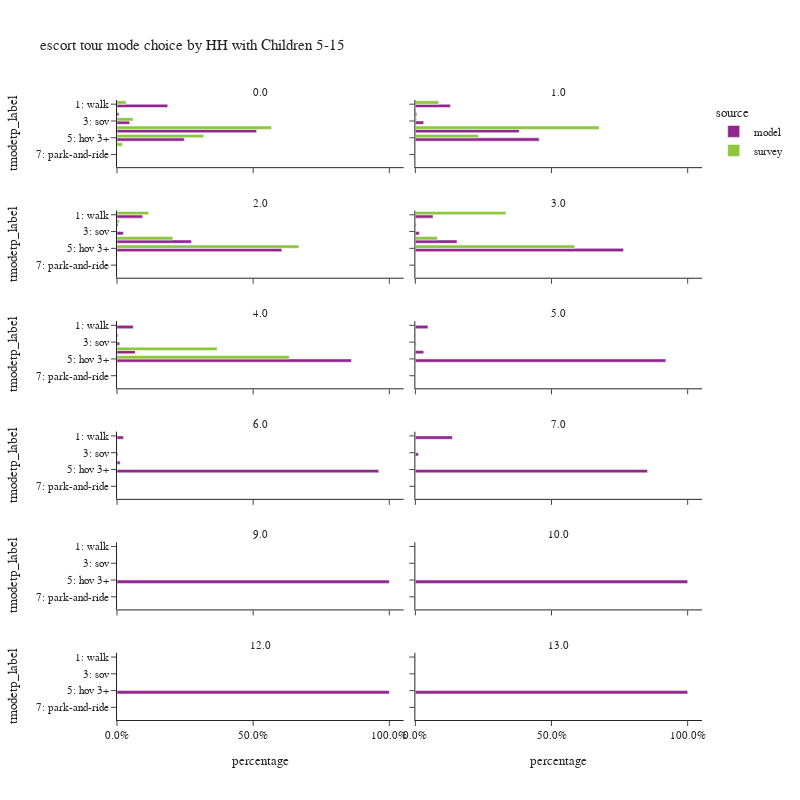

Notebook cell for this chart:
### Code cell
plot_mode_choice(es_tour,
                 "hh515",
                 {
                  "tmodetp_label":["1: walk","2: bike","3: sov","4: hov 2","5: hov 3+","6: walk to transit",
                                   "7: park-and-ride","8: school bus","9: other–survey only"]},
                 "HH with Children 5-15",2,800)

### Figure 1 — Plotly figure (JSON) as saved in the notebook; plotly's stock layout.template omitted (floating-point values rounded to 4 significant figures)
{"data": [{"alignmentgroup": "True", "customdata": [[75860], [2846], [18961], [208991], [100836]], "hovertemplate": "source=model<br>hh515=0.0<br>percentage=%{x}<br>tmodetp_label=%{y}<br>sample count=%{customdata[0]}<extra></extra>", "legendgroup": "model", "marker": {"color": "#91268F", "pattern": {"shape": ""}}, "name": "model", "offsetgroup": "model", "orientation": "h", "showlegend": true, "textposition": "auto", "type": "bar", "x": [0.1862, 0.006984, 0.04653, 0.5129, 0.2475], "xaxis": "x11", "y": ["1: walk", "2: bike", "3: sov", "4: hov 2", "5: hov 3+"], "yaxis": "y11"}, {"alignmentgroup": "True", "customdata": [[28338], [1130], [6768], [84270], [100398]], "hovertemplate": "source=model<br>hh515=1.0<br>percentage=%{x}<br>tmodetp_label=%{y}<br>sample count=%{customdata[0]}<extra></extra>", "legendgroup": "model", "marker": {"color": "#91268F", "pattern": {"shape": ""}}, "name": "model", "offsetgroup": "model", "orientation": "h", "showlegend": false, "textposition": "auto", "type": "bar", "x": [0.1283, 0.005115, 0.03064, 0.3815, 0.4545], "xaxis": "x12", "y": ["1: walk", "2: bike", "3: sov", "4: hov 2", "5: hov 3+"], "yaxis": "y12"}, {"alignmentgroup": "True", "customdata": [[13056], [524], [3272], [37931], [84075]], "hovertemplate": "source=model<br>hh515=2.0<br>percentage=%{x}<br>tmodetp_label=%{y}<br>sample count=%{customdata[0]}<extra></extra>", "legendgroup": "model", "marker": {"color": "#91268F", "pattern": {"shape": ""}}, "name": "model", "offsetgroup": "model", "orientation": "h", "showlegend": false, "textposition": "auto", "type": "bar", "x": [0.09402, 0.003774, 0.02356, 0.2732, 0.6055], "xaxis": "x9", "y": ["1: walk", "2: bike", "3: sov", "4: hov 2", "5: hov 3+"], "yaxis": "y9"}, {"alignmentgroup": "True", "customdata": [[2350], [98], [538], [5521], [27603]], "hovertemplate": "source=model<br>hh515=3.0<br>percentage=%{x}<br>tmodetp_label=%{y}<br>sample count=%{customdata[0]}<extra></extra>", "legendgroup": "model", "marker": {"color": "#91268F", "pattern": {"shape": ""}}, "name": "model", "offsetgroup": "model", "orientation": "h", "showlegend": false, "textposition": "auto", "type": "bar", "x": [0.06508, 0.002714, 0.0149, 0.1529, 0.7644], "xaxis": "x10", "y": ["1: walk", "2: bike", "3: sov", "4: hov 2", "5: hov 3+"], "yaxis": "y10"}, {"alignmentgroup": "True", "customdata": [[587], [31], [97], [659], [8490]], "hovertemplate": "source=model<br>hh515=4.0<br>percentage=%{x}<br>tmodetp_label=%{y}<br>sample count=%{customdata[0]}<extra></extra>", "legendgroup": "model", "marker": {"color": "#91268F", "pattern": {"shape": ""}}, "name": "model", "offsetgroup": "model", "orientation": "h", "showlegend": false, "textposition": "auto", "type": "bar", "x": [0.05951, 0.003143, 0.009834, 0.06681, 0.8607], "xaxis": "x7", "y": ["1: walk", "2: bike", "3: sov", "4: hov 2", "5: hov 3+"], "yaxis": "y7"}, {"alignmentgroup": "True", "customdata": [[113], [1], [7], [75], [2245]], "hovertemplate": "source=model<br>hh515=5.0<br>percentage=%{x}<br>tmodetp_label=%{y}<br>sample count=%{customdata[0]}<extra></extra>", "legendgroup": "model", "marker": {"color": "#91268F", "pattern": {"shape": ""}}, "name": "model", "offsetgroup": "model", "orientation": "h", "showlegend": false, "textposition": "auto", "type": "bar", "x": [0.04629, 0.0004097, 0.002868, 0.03073, 0.9197], "xaxis": "x8", "y": ["1: walk", "2: bike", "3: sov", "4: hov 2", "5: hov 3+"], "yaxis": "y8"}, {"alignmentgroup": "True", "customdata": [[49], [7], [23], [1960]], "hovertemplate": "source=model<br>hh515=6.0<br>percentage=%{x}<br>tmodetp_label=%{y}<br>sample count=%{customdata[0]}<extra></extra>", "legendgroup": "model", "marker": {"color": "#91268F", "pattern": {"shape": ""}}, "name": "model", "offsetgroup": "model", "orientation": "h", "showlegend": false, "textposition": "auto", "type": "bar", "x": [0.02403, 0.003433, 0.01128, 0.9613], "xaxis": "x5", "y": ["1: walk", "3: sov", "4: hov 2", "5: hov 3+"], "yaxis": "y5"}, {"alignmentgroup": "True", "customdata": [[12], [1], [75]], "hovertemplate": "source=model<br>hh515=7.0<br>percentage=%{x}<br>tmodetp_label=%{y}<br>sample count=%{customdata[0]}<extra></extra>", "legendgroup": "model", "marker": {"color": "#91268F", "pattern": {"shape": ""}}, "name": "model", "offsetgroup": "model", "orientation": "h", "showlegend": false, "textposition": "auto", "type": "bar", "x": [0.1364, 0.01136, 0.8523], "xaxis": "x6", "y": ["1: walk", "3: sov", "5: hov 3+"], "yaxis": "y6"}, {"alignmentgroup": "True", "customdata": [[2]], "hovertemplate": "source=model<br>hh515=9.0<br>percentage=%{x}<br>tmodetp_label=%{y}<br>sample count=%{customdata[0]}<extra></extra>", "legendgroup": "model", "marker": {"color": "#91268F", "pattern": {"shape": ""}}, "name": "model", "offsetgroup": "model", "orientation": "h", "showlegend": false, "textposition": "auto", "type": "bar", "x": [1.0], "xaxis": "x3", "y": ["5: hov 3+"], "yaxis": "y3"}, {"alignmentgroup": "True", "customdata": [[3]], "hovertemplate": "source=model<br>hh515=10.0<br>percentage=%{x}<br>tmodetp_label=%{y}<br>sample count=%{customdata[0]}<extra></extra>", "legendgroup": "model", "marker": {"color": "#91268F", "pattern": {"shape": ""}}, "name": "model", "offsetgroup": "model", "orientation": "h", "showlegend": false, "textposition": "auto", "type": "bar", "x": [1.0], "xaxis": "x4", "y": ["5: hov 3+"], "yaxis": "y4"}, {"alignmentgroup": "True", "customdata": [[9]], "hovertemplate": "source=model<br>hh515=12.0<br>percentage=%{x}<br>tmodetp_label=%{y}<br>sample count=%{customdata[0]}<extra></extra>", "legendgroup": "model", "marker": {"color": "#91268F", "pattern": {"shape": ""}}, "name": "model", "offsetgroup": "model", "orientation": "h", "showlegend": false, "textposition": "auto", "type": "bar", "x": [1.0], "xaxis": "x", "y": ["5: hov 3+"], "yaxis": "y"}, {"alignmentgroup": "True", "customdata": [[9]], "hovertemplate": "source=model<br>hh515=13.0<br>percentage=%{x}<br>tmodetp_label=%{y}<br>sample count=%{customdata[0]}<extra></extra>", "legendgroup": "model", "marker": {"color": "#91268F", "pattern": {"shape": ""}}, "name": "model", "offsetgroup": "model", "orientation": "h", "showlegend": false, "textposition": "auto", "type": "bar", "x": [1.0], "xaxis": "x2", "y": ["5: hov 3+"], "yaxis": "y2"}, {"alignmentgroup": "True", "customdata": [[19], [6], [27], [163], [59], [6]], "hovertemplate": "source=survey<br>hh515=0.0<br>percentage=%{x}<br>tmodetp_label=%{y}<br>sample count=%{customdata[0]}<extra></extra>", "legendgroup": "survey", "marker": {"color": "#8CC63E", "pattern": {"shape": ""}}, "name": "survey", "offsetgroup": "survey", "orientation": "h", "showlegend": true, "textposition": "auto", "type": "bar", "x": [0.03323, 0.00129, 0.05902, 0.5677, 0.3183, 0.02044], "xaxis": "x11", "y": ["1: walk", "2: bike", "3: sov", "4: hov 2", "5: hov 3+", "6: walk to transit"], "yaxis": "y11"}, {"alignmentgroup": "True", "customdata": [[33], [3], [2], [74], [48], [1], [1]], "hovertemplate": "source=survey<br>hh515=1.0<br>percentage=%{x}<br>tmodetp_label=%{y}<br>sample count=%{customdata[0]}<extra></extra>", "legendgroup": "survey", "marker": {"color": "#8CC63E", "pattern": {"shape": ""}}, "name": "survey", "offsetgroup": "survey", "orientation": "h", "showlegend": false, "textposition": "auto", "type": "bar", "x": [0.08589, 0.002055, 0.004699, 0.6751, 0.2316, 0.0003107, 0.0002572], "xaxis": "x12", "y": ["1: walk", "2: bike", "3: sov", "4: hov 2", "5: hov 3+", "6: walk to transit", "8: school bus"], "yaxis": "y12"}, {"alignmentgroup": "True", "customdata": [[25], [2], [44], [95], [3], [1]], "hovertemplate": "source=survey<br>hh515=2.0<br>percentage=%{x}<br>tmodetp_label=%{y}<br>sample count=%{customdata[0]}<extra></extra>", "legendgroup": "survey", "marker": {"color": "#8CC63E", "pattern": {"shape": ""}}, "name": "survey", "offsetgroup": "survey", "orientation": "h", "showlegend": false, "textposition": "auto", "type": "bar", "x": [0.1159, 0.008285, 0.2048, 0.6677, 0.001999, 0.001354], "xaxis": "x9", "y": ["1: walk", "2: bike", "4: hov 2", "5: hov 3+", "6: walk to transit", "8: school bus"], "yaxis": "y9"}, {"alignmentgroup": "True", "customdata": [[3], [4], [17], [1]], "hovertemplate": "source=survey<br>hh515=3.0<br>percentage=%{x}<br>tmodetp_label=%{y}<br>sample count=%{customdata[0]}<extra></extra>", "legendgroup": "survey", "marker": {"color": "#8CC63E", "pattern": {"shape": ""}}, "name": "survey", "offsetgroup": "survey", "orientation": "h", "showlegend": false, "textposition": "auto", "type": "bar", "x": [0.3327, 0.08106, 0.5852, 0.00108], "xaxis": "x10", "y": ["1: walk", "4: hov 2", "5: hov 3+", "8: school bus"], "yaxis": "y10"}, {"alignmentgroup": "True", "customdata": [[4], [10]], "hovertemplate": "source=survey<br>hh515=4.0<br>percentage=%{x}<br>tmodetp_label=%{y}<br>sample count=%{customdata[0]}<extra></extra>", "legendgroup": "survey", "marker": {"color": "#8CC63E", "pattern": {"shape": ""}}, "name": "survey", "offsetgroup": "survey", "orientation": "h", "showlegend": false, "textposition": "auto", "type": "bar", "x": [0.3674, 0.6326], "xaxis": "x7", "y": ["4: hov 2", "5: hov 3+"], "yaxis": "y7"}], "layout": {"annotations": [{"font": {}, "showarrow": false, "text": "12.0", "x": 0.245, "xanchor": "center", "xref": "paper", "y": 0.1083, "yanchor": "bottom", "yref": "paper"}, {"font": {}, "showarrow": false, "text": "13.0", "x": 0.755, "xanchor": "center", "xref": "paper", "y": 0.1083, "yanchor": "bottom", "yref": "paper"}, {"font": {}, "showarrow": false, "text": "9.0", "x": 0.245, "xanchor": "center", "xref": "paper", "y": 0.2867, "yanchor": "bottom", "yref": "paper"}, {"font": {}, "showarrow": false, "text": "10.0", "x": 0.755, "xanchor": "center", "xref": "paper", "y": 0.2867, "yanchor": "bottom", "yref": "paper"}, {"font": {}, "showarrow": false, "text": "6.0", "x": 0.245, "xanchor": "center", "xref": "paper", "y": 0.465, "yanchor": "bottom", "yref": "paper"}, {"font": {}, "showarrow": false, "text": "7.0", "x": 0.755, "xanchor": "center", "xref": "paper", "y": 0.465, "yanchor": "bottom", "yref": "paper"}, {"font": {}, "showarrow": false, "text": "4.0", "x": 0.245, "xanchor": "center", "xref": "paper", "y": 0.6433, "yanchor": "bottom", "yref": "paper"}, {"font": {}, "showarrow": false, "text": "5.0", "x": 0.755, "xanchor": "center", "xref": "paper", "y": 0.6433, "yanchor": "bottom", "yref": "paper"}, {"font": {}, "showarrow": false, "text": "2.0", "x": 0.245, "xanchor": "center", "xref": "paper", "y": 0.8217, "yanchor": "bottom", "yref": "paper"}, {"font": {}, "showarrow": false, "text": "3.0", "x": 0.755, "xanchor": "center", "xref": "paper", "y": 0.8217, "yanchor": "bottom", "yref": "paper"}, {"font": {}, "showarrow": false, "text": "0.0", "x": 0.245, "xanchor": "center", "xref": "paper", "y": 1.0, "yanchor": "bottom", "yref": "paper"}, {"font": {}, "showarrow": false, "text": "1.0", "x": 0.755, "xanchor": "center", "xref": "paper", "y": 1.0, "yanchor": "bottom", "yref": "paper"}], "barmode": "group", "height": 800, "legend": {"title": {"text": "source"}, "tracegroupgap": 0}, "title": {"text": "escort tour mode choice by HH with Children 5-15"}, "width": 800, "xaxis": {"anchor": "y", "domain": [0.0, 0.49], "tickformat": ".1%", "title": {"text": "percentage"}}, "xaxis10": {"anchor": "y10", "domain": [0.51, 1.0], "matches": "x", "showticklabels": false, "tickformat": ".1%"}, "xaxis11": {"anchor": "y11", "domain": [0.0, 0.49], "matches": "x", "showticklabels": false, "tickformat": ".1%"}, "xaxis12": {"anchor": "y12", "domain": [0.51, 1.0], "matches": "x", "showticklabels": false, "tickformat": ".1%"}, "xaxis2": {"anchor": "y2", "domain": [0.51, 1.0], "matches": "x", "tickformat": ".1%", "title": {"text": "percentage"}}, "xaxis3": {"anchor": "y3", "domain": [0.0, 0.49], "matches": "x", "showticklabels": false, "tickformat": ".1%"}, "xaxis4": {"anchor": "y4", "domain": [0.51, 1.0], "matches": "x", "showticklabels": false, "tickformat": ".1%"}, "xaxis5": {"anchor": "y5", "domain": [0.0, 0.49], "matches": "x", "showticklabels": false, "tickformat": ".1%"}, "xaxis6": {"anchor": "y6", "domain": [0.51, 1.0], "matches": "x", "showticklabels": false, "tickformat": ".1%"}, "xaxis7": {"anchor": "y7", "domain": [0.0, 0.49], "matches": "x", "showticklabels": false, "tickformat": ".1%"}, "xaxis8": {"anchor": "y8", "domain": [0.51, 1.0], "matches": "x", "showticklabels": false, "tickformat": ".1%"}, "xaxis9": {"anchor": "y9", "domain": [0.0, 0.49], "matches": "x", "showticklabels": false, "tickformat": ".1%"}, "yaxis": {"anchor": "x", "categoryarray": ["9: other–survey only", "8: school bus", "7: park-and-ride", "6: walk to transit", "5: hov 3+", "4: hov 2", "3: sov", "2: bike", "1: walk"], "categoryorder": "array", "domain": [0.0, 0.1083], "title": {"text": "tmodetp_label"}}, "yaxis10": {"anchor": "x10", "domain": [0.7133, 0.8217], "matches": "y", "showticklabels": false}, "yaxis11": {"anchor": "x11", "categoryarray": ["9: other–survey only", "8: school bus", "7: park-and-ride", "6: walk to transit", "5: hov 3+", "4: hov 2", "3: sov", "2: bike", "1: walk"], "categoryorder": "array", "domain": [0.8917, 1.0], "matches": "y", "title": {"text": "tmodetp_label"}}, "yaxis12": {"anchor": "x12", "domain": [0.8917, 1.0], "matches": "y", "showticklabels": false}, "yaxis2": {"anchor": "x2", "domain": [0.0, 0.1083], "matches": "y", "showticklabels": false}, "yaxis3": {"anchor": "x3", "categoryarray": ["9: other–survey only", "8: school bus", "7: park-and-ride", "6: walk to transit", "5: hov 3+", "4: hov 2", "3: sov", "2: bike", "1: walk"], "categoryorder": "array", "domain": [0.1783, 0.2867], "matches": "y", "title": {"text": "tmodetp_label"}}, "yaxis4": {"anchor": "x4", "domain": [0.1783, 0.2867], "matches": "y", "showticklabels": false}, "yaxis5": {"anchor": "x5", "categoryarray": ["9: other–survey only", "8: school bus", "7: park-and-ride", "6: walk to transit", "5: hov 3+", "4: hov 2", "3: sov", "2: bike", "1: walk"], "categoryorder": "array", "domain": [0.3567, 0.465], "matches": "y", "title": {"text": "tmodetp_label"}}, "yaxis6": {"anchor": "x6", "domain": [0.3567, 0.465], "matches": "y", "showticklabels": false}, "yaxis7": {"anchor": "x7", "categoryarray": ["9: other–survey only", "8: school bus", "7: park-and-ride", "6: walk to transit", "5: hov 3+", "4: hov 2", "3: sov", "2: bike", "1: walk"], "categoryorder": "array", "domain": [0.535, 0.6433], "matches": "y", "title": {"text": "tmodetp_label"}}, "yaxis8": {"anchor": "x8", "domain": [0.535, 0.6433], "matches": "y", "showticklabels": false}, "yaxis9": {"anchor": "x9", "categoryarray": ["9: other–survey only", "8: school bus", "7: park-and-ride", "6: walk to transit", "5: hov 3+", "4: hov 2", "3: sov", "2: bike", "1: walk"], "categoryorder": "array", "domain": [0.7133, 0.8217], "matches": "y", "title": {"text": "tmodetp_label"}}}}
